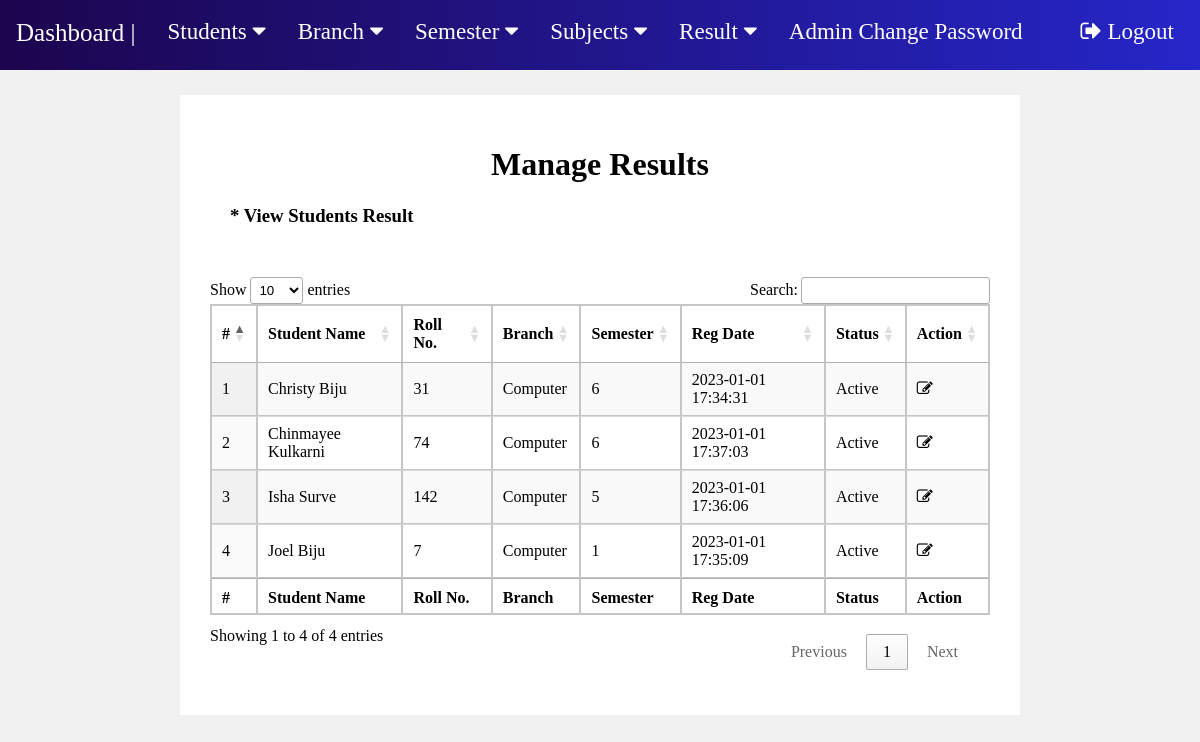
The app's page /manage-results.php (signed in) with its own data.
### tables this page shows
CREATE TABLE `student` (
  `reg_id` int(255) NOT NULL,
  `Name` varchar(200) NOT NULL,
  `Roll_No` int(160) NOT NULL,
  `Email` varchar(100) NOT NULL,
  `Gender` varchar(50) NOT NULL,
  `DOB` varchar(100) NOT NULL,
  `branch_id` int(100) NOT NULL,
  `sem_id` int(8) NOT NULL,
  `Reg_date` timestamp NOT NULL DEFAULT current_timestamp(),
  `status` int(1) NOT NULL
);

### manage-results.php (the view, shortened to what this page needs)
<?php
include "includes/connection.php";
?>
<!DOCTYPE html>
<html lang="en">
<head>
    <link rel="stylesheet" type="text/css" href="css/fp1.css?version=51">
	<link rel="stylesheet" href=
"https://cdn.datatables.net/1.10.22/css/jquery.dataTables.min.css" />
</head>
<body>
    <?php include "nav.php";?>
    <div class="m2">
        <h1 style="text-align:center;">Manage Results</h1>
        <h3 style="margin : 20px; margin-bottom:50px">* View Students Result</h3>
        <table id="tableID" class="display">
            <thead  >
                <tr >
                    <th >#</th>
                    <th>Student Name</th>
                    <th>Roll No.</th>
                    <th>Branch</th>
                    <th>Semester</th>
                    <th>Reg Date</th>
                    <th>Status</th>
                    <th>Action</th>
                </tr>
            </thead>
            <tfoot>
                <tr>
                    <th>#</th>
                    <th>Student Name</th>
                    <th>Roll No.</th>
                    <th>Branch</th>
                    <th>Semester</th>
                    <th>Reg Date</th>
                    <th>Status</th>
                    <th>Action</th>
                </tr>
            </tfoot>
            <tbody>
<?php
$sql = "SELECT distinct student.Name, student.Roll_No, student.Reg_date, student.status, student.reg_id, branch.branch, semester.semester from results join student on results.roll_no = student.Roll_No join branch on branch.branch_id = results.branch_id join semester on semester.sem_id = results.sem_id ";
$result = mysqli_query($conn, $sql);
$c = 1;
$num = mysqli_num_rows($result);
if($num > 0){
    while($row = mysqli_fetch_assoc($result)){
        ?>
        <tr>
            <td><?php echo $c;?></td>
            <td><?php echo $row['Name'];?></td>
            <td><?php echo $row['Roll_No'];?></td>
            <td><?php echo $row['branch'];?></td>
            <td><?php echo $row['semester'];?></td>
            <td><?php echo $row['Reg_date'];?></td>
            <td><?php if($row['status'] == 1){
                echo "Active";
            }
            else{
                echo "Blocked";
            };?></td>
            <td><a href="edit-result.php?stid=<?php echo $row['reg_id'];?>"><i class="fa fa-edit" title="Edit Record"></i> </a></td>
        </tr>
        <?php
        $c++;
    }
}
?>
            </tbody>
        </table>
    </div>
</body>
</html>

### css/fp1.css (style rules this page uses)
body { background-color: rgb(241, 241, 241); margin: 0; }
table { border: 1px solid rgb(199, 197, 197); margin: auto auto; border-collapse: collapse; width: 95%; margin-bottom: 50px; }
th, td { border-collapse: collapse; padding: 8px; text-align: left; border: 1px solid rgb(199, 197, 197); border-collapse: collapse; }
th { text-align: left; }
a { text-decoration: none; color: black; }
.m2 { background-color:White; border: 30px solid white; margin : 25px auto; width: 65%; }

### records on screen
student: Name "Christy Biju", Roll_No "31", branch "Computer", semester "6", Reg_date "2023-01-01 17:34:31", status "Active"
student: Name "Chinmayee Kulkarni", Roll_No "74", branch "Computer", semester "6", Reg_date "2023-01-01 17:37:03", status "Active"
student: Name "Isha Surve", Roll_No "142", branch "Computer", semester "5", Reg_date "2023-01-01 17:36:06", status "Active"
student: Name "Joel Biju", Roll_No "7", branch "Computer", semester "1", Reg_date "2023-01-01 17:35:09", status "Active"
